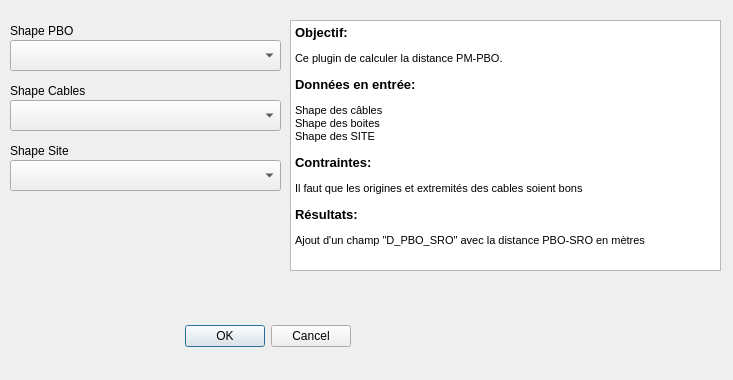
<?xml version="1.0" encoding="UTF-8"?>
<ui version="4.0">
 <class>Calcul_Distance_PBO_NRODialogBase</class>
 <widget class="QDialog" name="Calcul_Distance_PBO_NRODialogBase">
  <property name="geometry">
   <rect>
    <x>0</x>
    <y>0</y>
    <width>733</width>
    <height>380</height>
   </rect>
  </property>
  <property name="windowTitle">
   <string>Calcul_Distance_PBO_NRO</string>
  </property>
  <widget class="QDialogButtonBox" name="button_box">
   <property name="geometry">
    <rect>
     <x>10</x>
     <y>320</y>
     <width>341</width>
     <height>32</height>
    </rect>
   </property>
   <property name="orientation">
    <enum>Qt::Horizontal</enum>
   </property>
   <property name="standardButtons">
    <set>QDialogButtonBox::Cancel|QDialogButtonBox::Ok</set>
   </property>
  </widget>
  <widget class="QComboBox" name="comboPBO">
   <property name="geometry">
    <rect>
     <x>10</x>
     <y>40</y>
     <width>271</width>
     <height>31</height>
    </rect>
   </property>
  </widget>
  <widget class="QComboBox" name="comboCABLES">
   <property name="geometry">
    <rect>
     <x>10</x>
     <y>100</y>
     <width>271</width>
     <height>31</height>
    </rect>
   </property>
  </widget>
  <widget class="QComboBox" name="comboSITES">
   <property name="geometry">
    <rect>
     <x>10</x>
     <y>160</y>
     <width>271</width>
     <height>31</height>
    </rect>
   </property>
  </widget>
  <widget class="QLabel" name="label">
   <property name="geometry">
    <rect>
     <x>10</x>
     <y>20</y>
     <width>111</width>
     <height>21</height>
    </rect>
   </property>
   <property name="text">
    <string>Shape PBO</string>
   </property>
  </widget>
  <widget class="QLabel" name="label_3">
   <property name="geometry">
    <rect>
     <x>10</x>
     <y>80</y>
     <width>111</width>
     <height>21</height>
    </rect>
   </property>
   <property name="text">
    <string>Shape Cables</string>
   </property>
  </widget>
  <widget class="QLabel" name="label_4">
   <property name="geometry">
    <rect>
     <x>10</x>
     <y>140</y>
     <width>111</width>
     <height>21</height>
    </rect>
   </property>
   <property name="text">
    <string>Shape Site</string>
   </property>
  </widget>
  <widget class="QTextBrowser" name="textBrowser">
   <property name="geometry">
    <rect>
     <x>290</x>
     <y>20</y>
     <width>431</width>
     <height>251</height>
    </rect>
   </property>
   <property name="html">
    <string>&lt;!DOCTYPE HTML PUBLIC &quot;-//W3C//DTD HTML 4.0//EN&quot; &quot;http://www.w3.org/TR/REC-html40/strict.dtd&quot;&gt;
&lt;html&gt;&lt;head&gt;&lt;meta name=&quot;qrichtext&quot; content=&quot;1&quot; /&gt;&lt;style type=&quot;text/css&quot;&gt;
p, li { white-space: pre-wrap; }
&lt;/style&gt;&lt;/head&gt;&lt;body style=&quot; font-family:'MS Shell Dlg 2'; font-size:8.25pt; font-weight:400; font-style:normal;&quot;&gt;
&lt;p style=&quot; margin-top:0px; margin-bottom:0px; margin-left:0px; margin-right:0px; -qt-block-indent:0; text-indent:0px;&quot;&gt;&lt;span style=&quot; font-size:10pt; font-weight:600;&quot;&gt;Objectif:&lt;/span&gt;&lt;/p&gt;
&lt;p style=&quot; margin-top:12px; margin-bottom:0px; margin-left:0px; margin-right:0px; -qt-block-indent:0; text-indent:0px;&quot;&gt;&lt;span style=&quot; font-family:'MS Shell Dlg 2,sans-serif'; font-size:8pt;&quot;&gt;Ce plugin de calculer la distance PM-PBO.&lt;/span&gt;&lt;/p&gt;
&lt;p style=&quot; margin-top:12px; margin-bottom:0px; margin-left:0px; margin-right:0px; -qt-block-indent:0; text-indent:0px;&quot;&gt;&lt;span style=&quot; font-family:'MS Shell Dlg 2,sans-serif'; font-size:10pt; font-weight:600;&quot;&gt;Données en entrée: &lt;/span&gt;&lt;/p&gt;
&lt;p style=&quot; margin-top:12px; margin-bottom:0px; margin-left:0px; margin-right:0px; -qt-block-indent:0; text-indent:0px;&quot;&gt;&lt;span style=&quot; font-size:8pt;&quot;&gt;Shape des câbles&lt;/span&gt;&lt;/p&gt;
&lt;p style=&quot; margin-top:0px; margin-bottom:0px; margin-left:0px; margin-right:0px; -qt-block-indent:0; text-indent:0px;&quot;&gt;&lt;span style=&quot; font-size:8pt;&quot;&gt;Shape des boites&lt;/span&gt;&lt;/p&gt;
&lt;p style=&quot; margin-top:0px; margin-bottom:0px; margin-left:0px; margin-right:0px; -qt-block-indent:0; text-indent:0px;&quot;&gt;&lt;span style=&quot; font-size:8pt;&quot;&gt;Shape des SITE&lt;/span&gt;&lt;/p&gt;
&lt;p style=&quot; margin-top:12px; margin-bottom:0px; margin-left:0px; margin-right:0px; -qt-block-indent:0; text-indent:0px;&quot;&gt;&lt;span style=&quot; font-family:'MS Shell Dlg 2,sans-serif'; font-size:10pt; font-weight:600;&quot;&gt;Contraintes:&lt;/span&gt;&lt;span style=&quot; font-size:10pt;&quot;&gt; &lt;/span&gt;&lt;/p&gt;
&lt;p style=&quot; margin-top:12px; margin-bottom:12px; margin-left:0px; margin-right:0px; -qt-block-indent:0; text-indent:0px;&quot;&gt;&lt;span style=&quot; font-size:8pt;&quot;&gt;Il faut que les origines et extremités des cables soient bons&lt;/span&gt;&lt;/p&gt;
&lt;p style=&quot; margin-top:12px; margin-bottom:12px; margin-left:0px; margin-right:0px; -qt-block-indent:0; text-indent:0px;&quot;&gt;&lt;span style=&quot; font-family:'MS Shell Dlg 2,sans-serif'; font-size:10pt; font-weight:600;&quot;&gt;Résultats:&lt;/span&gt;&lt;span style=&quot; font-size:10pt;&quot;&gt; &lt;/span&gt;&lt;/p&gt;
&lt;p style=&quot; margin-top:0px; margin-bottom:0px; margin-left:0px; margin-right:0px; -qt-block-indent:0; text-indent:0px;&quot;&gt;&lt;span style=&quot; font-size:8pt;&quot;&gt;Ajout d'un champ &amp;quot;D_PBO_SRO&amp;quot; avec la distance PBO-SRO en mètres&lt;/span&gt;&lt;/p&gt;&lt;/body&gt;&lt;/html&gt;</string>
   </property>
  </widget>
 </widget>
 <resources/>
 <connections>
  <connection>
   <sender>button_box</sender>
   <signal>accepted()</signal>
   <receiver>Calcul_Distance_PBO_NRODialogBase</receiver>
   <slot>accept()</slot>
   <hints>
    <hint type="sourcelabel">
     <x>20</x>
     <y>20</y>
    </hint>
    <hint type="destinationlabel">
     <x>20</x>
     <y>20</y>
    </hint>
   </hints>
  </connection>
  <connection>
   <sender>button_box</sender>
   <signal>rejected()</signal>
   <receiver>Calcul_Distance_PBO_NRODialogBase</receiver>
   <slot>reject()</slot>
   <hints>
    <hint type="sourcelabel">
     <x>20</x>
     <y>20</y>
    </hint>
    <hint type="destinationlabel">
     <x>20</x>
     <y>20</y>
    </hint>
   </hints>
  </connection>
 </connections>
</ui>
